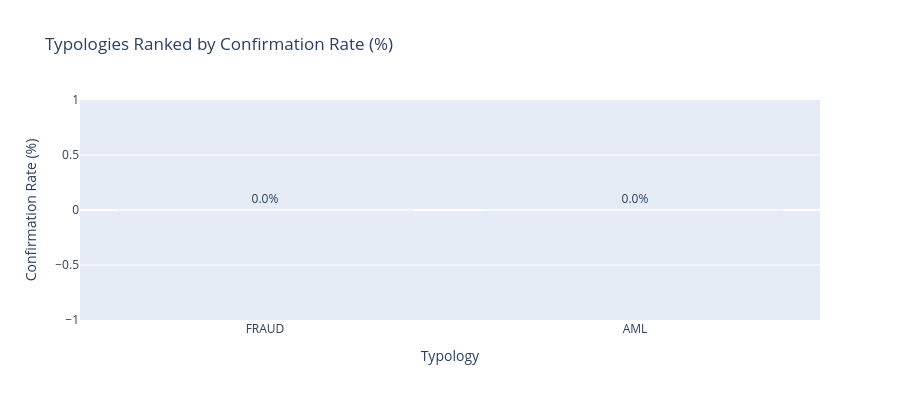

The notebook cell saved with this chart:
### Markdown cell above
## 10. Rank and Sort Typologies by Selected KPI
Dynamically sort typologies by selected metrics with performance badges.

### Code cell
def rank_typologies(comparison_df, metric_name, ascending=False):
    """Rank typologies by selected metric and add performance badges"""
    
    # 🔒 Safety checks
    if comparison_df is None or comparison_df.empty:
        print(f"⚠ No data available for ranking ({metric_name})")
        return pd.DataFrame()

    # normalize column names (handles case/space issues)
    comparison_df.columns = comparison_df.columns.str.strip().str.lower()
    metric_name = metric_name.lower()

    if metric_name not in comparison_df.columns:
        print(f"⚠ Column '{metric_name}' missing")
        print("Available columns:", list(comparison_df.columns))
        return pd.DataFrame()

    if "typology" not in comparison_df.columns:
        print("⚠ Column 'typology' missing")
        print("Available columns:", list(comparison_df.columns))
        return pd.DataFrame()

    # ensure numeric
    comparison_df[metric_name] = pd.to_numeric(
        comparison_df[metric_name], errors='coerce'
    ).fillna(0)

    ranked_df = comparison_df.sort_values(
        by=metric_name, ascending=ascending
    ).reset_index(drop=True)

    ranked_df['Rank'] = range(1, len(ranked_df) + 1)

    # badges
    ranked_df['Performance'] = ranked_df['Rank'].apply(
        lambda r: "🥇 Top Performer" if r == 1 else
                  ("⚠️ Underperformer" if r == len(ranked_df) else "→ Standard")
    )

    return ranked_df[['Rank', 'typology', metric_name, 'Performance']]


# =========================================
# DEBUG (VERY IMPORTANT - KEEP THIS)
# =========================================
print("\nDEBUG CHECK")
print("Rows:", len(typology_comparison))
print("Columns:", list(typology_comparison.columns))
print(typology_comparison.head())


# =========================================
# RANKINGS
# =========================================

print("\n" + "="*80)
print("TYPOLOGY RANKING BY SELECTED METRICS")
print("="*80)

# Rank by Alert Count
print("\n1. RANKING BY ALERT COUNT (Highest)")
df1 = rank_typologies(typology_comparison.copy(), 'alert_count', ascending=False)
if not df1.empty:
    print(df1.to_string(index=False))

# Rank by Confirmation Rate
print("\n2. RANKING BY CONFIRMATION RATE (Highest)")
df2 = rank_typologies(typology_comparison.copy(), 'confirmation_rate', ascending=False)
if not df2.empty:
    print(df2.to_string(index=False))

# Rank by False Positive Rate
print("\n3. RANKING BY FALSE POSITIVE RATE (Lowest)")
df3 = rank_typologies(typology_comparison.copy(), 'false_positive_rate', ascending=True)
if not df3.empty:
    print(df3.to_string(index=False))

# Rank by MTTD
print("\n4. RANKING BY MEAN TIME TO DISPOSITION (Lowest)")
df4 = rank_typologies(typology_comparison.copy(), 'mttd_hours', ascending=True)
if not df4.empty:
    print(df4.to_string(index=False))


# =========================================
# VISUALIZATION (safe)
# =========================================

if not df2.empty:
    fig_ranked = go.Figure()
    fig_ranked.add_trace(go.Bar(
        x=df2['typology'],
        y=df2['confirmation_rate'],
        marker={'color': df2['Rank'], 'colorscale': 'RdYlGn'},
        text=[f"{v:.1f}%" for v in df2['confirmation_rate']],
        textposition='outside'
    ))
    fig_ranked.update_layout(
        title="Typologies Ranked by Confirmation Rate (%)",
        xaxis_title="Typology",
        yaxis_title="Confirmation Rate (%)",
        height=400
    )
    fig_ranked.show()

print("\n✓ Typology ranking complete!")

### Figure 1 — Plotly figure (JSON) as saved in the notebook; plotly's stock layout.template omitted (floating-point values rounded to 4 significant figures)
{"data": [{"marker": {"color": [1, 2], "colorscale": [[0, "rgb(165,0,38)"], [0.1, "rgb(215,48,39)"], [0.2, "rgb(244,109,67)"], [0.3, "rgb(253,174,97)"], [0.4, "rgb(254,224,139)"], [0.5, "rgb(255,255,191)"], [0.6, "rgb(217,239,139)"], [0.7, "rgb(166,217,106)"], [0.8, "rgb(102,189,99)"], [0.9, "rgb(26,152,80)"], [1, "rgb(0,104,55)"]]}, "text": ["0.0%", "0.0%"], "textposition": "outside", "type": "bar", "x": ["FRAUD", "AML"], "y": [0.0, 0.0]}], "layout": {"height": 400, "title": {"text": "Typologies Ranked by Confirmation Rate (%)"}, "xaxis": {"title": {"text": "Typology"}}, "yaxis": {"title": {"text": "Confirmation Rate (%)"}}}}
